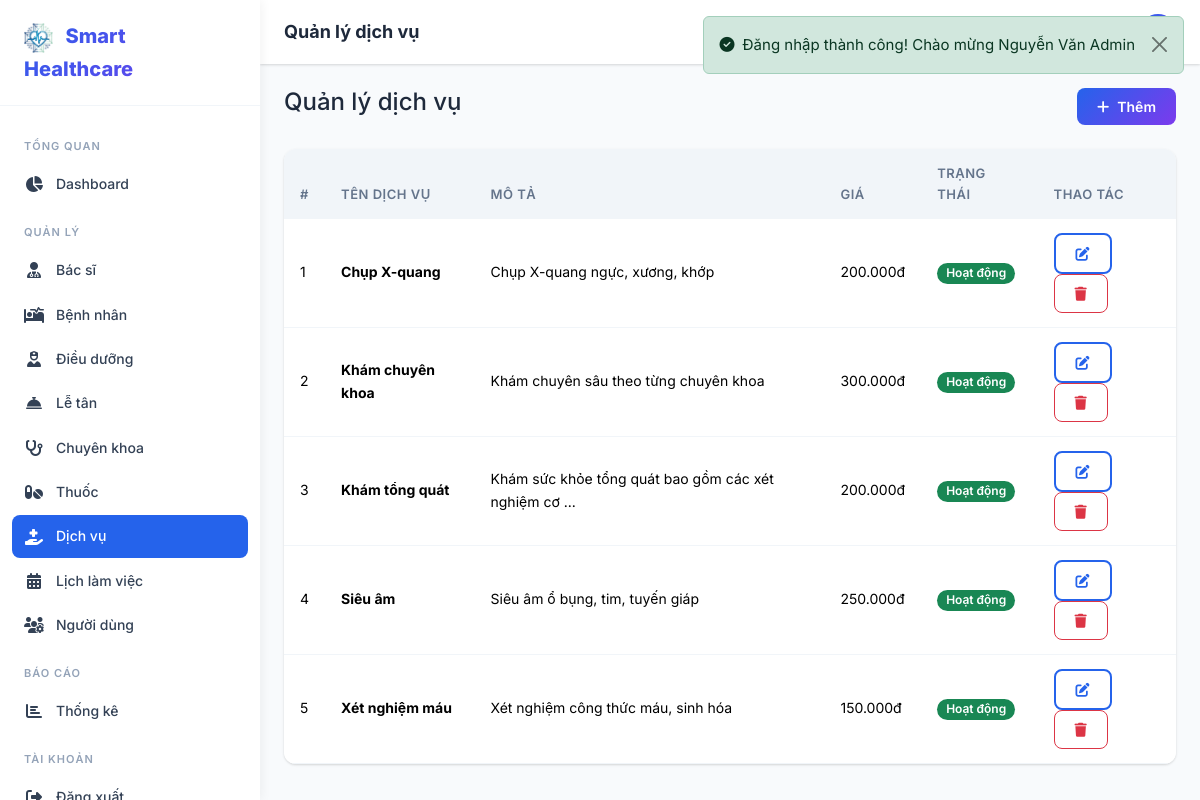
Page /admin/services (signed in) on the committed database.
### tables this page shows
CREATE TABLE services (
    id INT AUTO_INCREMENT PRIMARY KEY,
    name VARCHAR(255) NOT NULL,
    description TEXT DEFAULT NULL,
    price DECIMAL(12,2) DEFAULT 0.00,
    status ENUM('active','inactive') DEFAULT 'active',
    created_at TIMESTAMP DEFAULT CURRENT_TIMESTAMP,
    updated_at TIMESTAMP DEFAULT CURRENT_TIMESTAMP ON UPDATE CURRENT_TIMESTAMP
);

### app/controllers/AdminController.php (called while the page is built, shortened)
<?php
class AdminController extends Controller
{
    public function services(): void
    {
        $this->view('admin/services', [
            'title'    => 'Quản lý dịch vụ',
            'services' => (new Service())->all('name ASC'),
        ], 'dashboard');
    }
}

### public/index.php (called while the page is built, shortened)
<?php
require_once APP_PATH . '/helpers/functions.php';
$url = isset($_GET['url']) ? rtrim($_GET['url'], '/') : '';
$router = new Router();
$router->dispatch($url);

### app/core/Model.php (called while the page is built, shortened)
<?php
class Model
{
    protected static ?PDO $db = null;
    protected string $table = '';
    public static function setDatabase(PDO $pdo): void
    {
        self::$db = $pdo;
    }
    protected function db(): PDO
    {
        return self::$db;
    }
    public function all(string $orderBy = 'id DESC'): array
    {
        $stmt = $this->db()->query("SELECT * FROM {$this->table} ORDER BY {$orderBy}");
        return $stmt->fetchAll();
    }
}

### app/views/admin/services.php (the view)
<div class="d-flex justify-content-between align-items-center mb-4"><h4>Quản lý dịch vụ</h4><a href="<?= url('/admin/services/create') ?>" class="btn btn-gradient"><i class="fas fa-plus me-2"></i>Thêm</a></div>
<div class="table-custom"><div class="table-responsive"><table class="table">
    <thead><tr><th>#</th><th>Tên dịch vụ</th><th>Mô tả</th><th>Giá</th><th>Trạng thái</th><th>Thao tác</th></tr></thead>
    <tbody>
        <?php foreach ($services as $i => $s): ?>
        <tr><td><?= $i+1 ?></td><td><strong><?= e($s['name']) ?></strong></td><td><?= truncate($s['description'] ?? '',50) ?></td><td><?= format_money($s['price']) ?></td><td><?= status_badge($s['status']) ?></td>
        <td><a href="<?= url('/admin/services/edit/'.$s['id']) ?>" class="btn btn-sm btn-outline-primary"><i class="fas fa-edit"></i></a> <a href="<?= url('/admin/services/delete/'.$s['id']) ?>" class="btn btn-sm btn-outline-danger" onclick="return confirm('Xóa?')"><i class="fas fa-trash"></i></a></td></tr>
        <?php endforeach; ?>
    </tbody>
</table></div></div>

### app/helpers/functions.php (shortened to what this page needs)
<?php
function e(?string $value): string
{
    return htmlspecialchars($value ?? '', ENT_QUOTES, 'UTF-8');
}
function url(string $path = ''): string
{
    return BASE_URL . $path;
}
function format_money($amount): string
{
    return number_format((float)$amount, 0, ',', '.') . 'đ';
}
function status_badge(string $status): string
{
    $map = [
        'active'      => ['Hoạt động', 'success'],
        'inactive'    => ['Ngừng', 'secondary'],
        'banned'      => ['Khóa', 'danger'],
        'pending'     => ['Chờ xử lý', 'warning'],
        'confirmed'   => ['Đã xác nhận', 'info'],
        'in_progress' => ['Đang khám', 'primary'],
        'completed'   => ['Hoàn thành', 'success'],
        'cancelled'   => ['Đã hủy', 'danger'],
        'dispensed'   => ['Đã cấp', 'success'],
        'failed'      => ['Thất bại', 'danger'],
        'refunded'    => ['Hoàn tiền', 'warning'],
    ];
    $info = $map[$status] ?? [$status, 'secondary'];
    return '<span class="badge bg-' . $info[1] . '">' . $info[0] . '</span>';
}
function truncate(string $text, int $length = 100): string
{
    if (mb_strlen($text) <= $length) return e($text);
    return e(mb_substr($text, 0, $length)) . '...';
}

### app/core/Router.php (shortened to what this page needs)
<?php
class Router
{
    private array $routes = [];
    private function addRoute(string $method, string $uri, string $action): void
    {
        $pattern = preg_replace('/\{([a-zA-Z_]+)\}/', '(?P<$1>[^/]+)', $uri);
        $pattern = '#^' . $pattern . '$#';
        $this->routes[] = [
            'method'  => $method,
            'pattern' => $pattern,
            'action'  => $action,
        ];
    }
    public function dispatch(string $url): void
    {
        $method = $_SERVER['REQUEST_METHOD'];
        foreach ($this->routes as $route) {
            if ($route['method'] !== $method) continue;
            if (preg_match($route['pattern'], $url, $matches)) {
                $params = array_filter($matches, 'is_string', ARRAY_FILTER_USE_KEY);
                [$controllerName, $actionName] = explode('@', $route['action']);
                $controller = new $controllerName();
                call_user_func_array([$controller, $actionName], $params);
                return;
            }
        }
    }
}

### assets/css/style.css (style rules this page uses)
:root { --primary: #2563eb; --primary-dark: #1d4ed8; --primary-light: #dbeafe; --accent: #10b981; --accent-dark: #059669; --danger: #ef4444; --warning: #f59e0b; --info: #06b6d4; --dark: #1e293b; --dark-2: #334155; --gray: #64748b; --gray-light: #94a3b8; --light: #f1f5f9; --lighter: #f8fafc; --white: #ffffff; --shadow: 0 1px 3px rgba(0,0,0,.1), 0 1px 2px rgba(0,0,0,.06); --shadow-md: 0 4px 6px rgba(0,0,0,.07), 0 2px 4px rgba(0,0,0,.06); --shadow-lg: 0 10px 15px rgba(0,0,0,.1), 0 4px 6px rgba(0,0,0,.05); --radius: 0.75rem; --radius-sm: 0.5rem; --sidebar-width: 260px; --topbar-height: 64px; --transition: all 0.3s ease; --font: 'Inter', -apple-system, BlinkMacSystemFont, sans-serif; --gradient-primary: linear-gradient(135deg, #2563eb 0%, #7c3aed 100%); --gradient-accent: linear-gradient(135deg, #10b981 0%, #06b6d4 100%); --gradient-hero: linear-gradient(135deg, #1e3a8a 0%, #7c3aed 50%, #2563eb 100%); }
* { margin: 0; padding: 0; box-sizing: border-box; }
body { font-family: var(--font); font-size: 0.9375rem; color: var(--dark); background: var(--lighter); line-height: 1.6; -webkit-font-smoothing: antialiased; }
a { color: var(--primary); text-decoration: none; transition: var(--transition); }
.table-custom { border-radius: var(--radius); overflow: hidden; box-shadow: var(--shadow); background: var(--white); }
.table-custom .table { margin: 0; }
.table-custom .table thead th { background: var(--light); font-weight: 600; font-size: 0.8125rem; text-transform: uppercase; letter-spacing: 0.5px; color: var(--gray); border: none; padding: 0.875rem 1rem; }
.table-custom .table td { padding: 0.875rem 1rem; vertical-align: middle; border-color: var(--light); font-size: 0.875rem; }
.btn { border-radius: var(--radius-sm); font-weight: 600; font-size: 0.875rem; padding: 0.5rem 1.25rem; transition: var(--transition); }
.btn-gradient { background: var(--gradient-primary); color: #fff; border: none; }
.btn-outline-primary { border: 2px solid var(--primary); color: var(--primary); }
.badge { font-weight: 600; font-size: 0.75rem; padding: 0.35em 0.75em; border-radius: 50px; }

### rows in the picture
services: name "Chụp X-quang", description "Chụp X-quang ngực, xương, khớp", price "200.000đ", status "Hoạt động"
services: name "Khám chuyên khoa", description "Khám chuyên sâu theo từng chuyên khoa", price "300.000đ", status "Hoạt động"
services: name "Khám tổng quát", description "Khám sức khỏe tổng quát bao gồm các xét nghiệm cơ ...", price "200.000đ", status "Hoạt động"
services: name "Siêu âm", description "Siêu âm ổ bụng, tim, tuyến giáp", price "250.000đ", status "Hoạt động"
services: name "Xét nghiệm máu", description "Xét nghiệm công thức máu, sinh hóa", price "150.000đ", status "Hoạt động"
